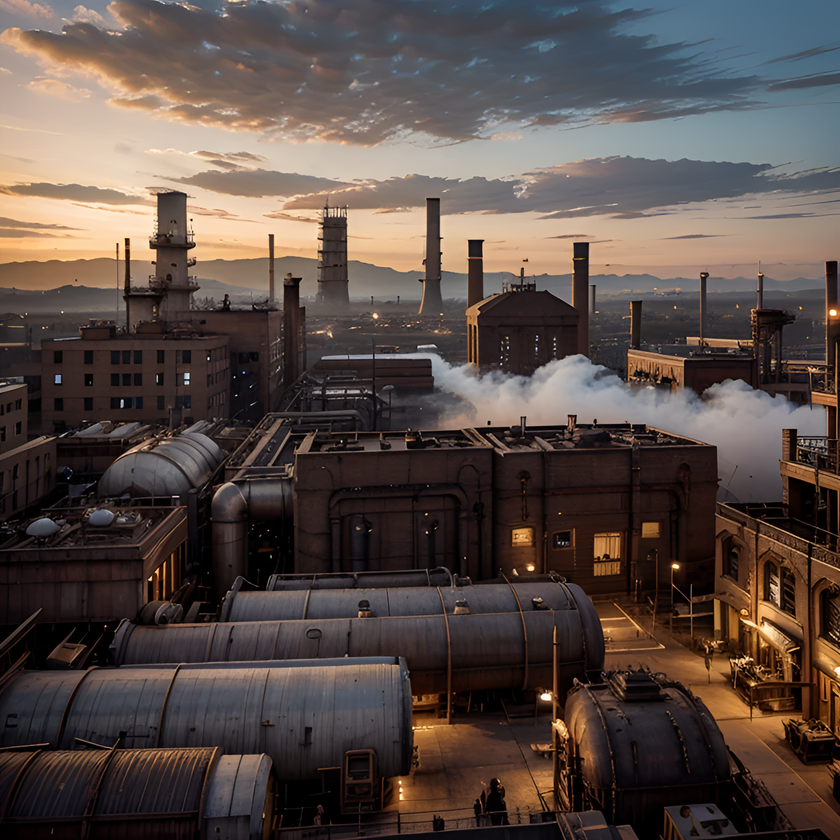
#> input picture industrial factory_esrgan.png, 840 x 840 px, shrunk from 1536 x 1536 before the run
$ python crop_to_64.py 'industrial factory_esrgan.png' out.png
#> lines starting #> are read from the running program, lines starting #| are printed output that depends on the picture
# Filename: crop_to_64.py

from PIL import Image

def crop_to_multiple_of_64(image_path, output_path):
    """
    Crop the input image so that its dimensions are multiples of 64 and save the result.

    Parameters:
    - image_path: str, path to the input image file.
    - output_path: str, path where the cropped image will be saved.
    """
#> called with image_path = 'industrial factory_esrgan.png', output_path = 'out.png'
    # Open the image
    img = Image.open(image_path)
#> img is the input picture: PIL image 840x840 RGBA; mean R, G, B, A 88.1, 75.3, 69.9, 255
    width, height = img.size
#> width = 840; height = 840

    # Calculate new dimensions that are multiples of 64
    new_width = (width // 64) * 64
#> new_width = 832
    new_height = (height // 64) * 64
#> new_height = 832

    # Calculate the coordinates to crop the image
    left = (width - new_width) // 2
#> left = 4
    top = (height - new_height) // 2
#> top = 4
    right = left + new_width
#> right = 836
    bottom = top + new_height
#> bottom = 836

    # Crop the image
    img_cropped = img.crop((left, top, right, bottom))
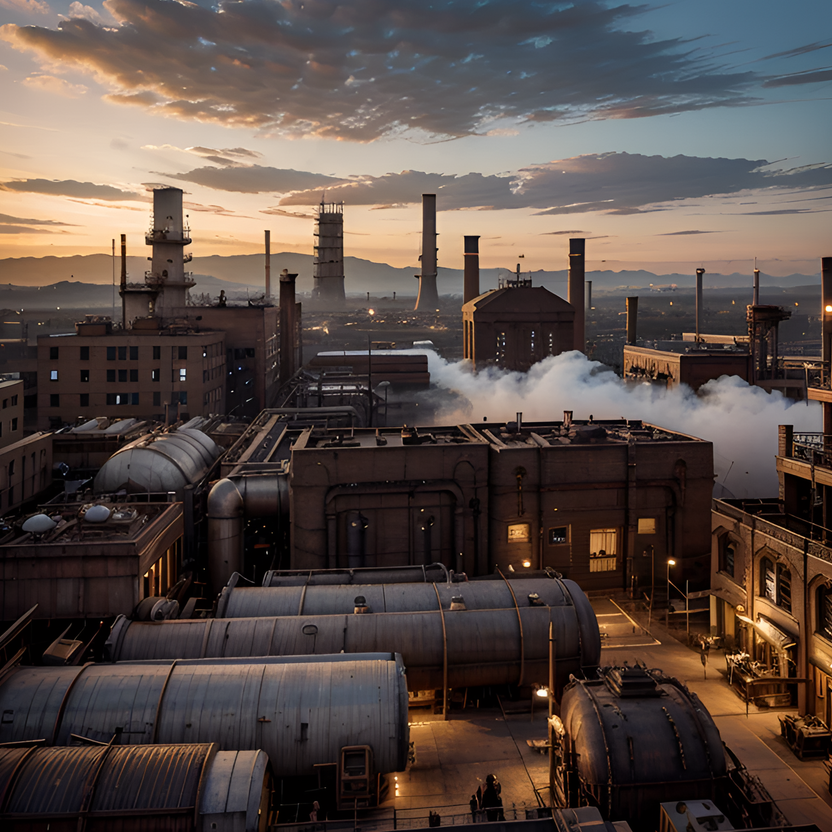
#> img_cropped: PIL image 832x832 RGBA; mean R, G, B, A 88.5, 75.5, 70.1, 255

    # Save the cropped image
    img_cropped.save(output_path)
    print(f"Cropped image saved to {output_path}")

# Example usage
if __name__ == "__main__":
    import argparse

    parser = argparse.ArgumentParser(description="Crop an image to dimensions that are multiples of 64.")
    parser.add_argument("input", help="Path to the input image file.")
    parser.add_argument("output", help="Path to save the cropped image.")
    args = parser.parse_args()

    crop_to_multiple_of_64(args.input, args.output)
